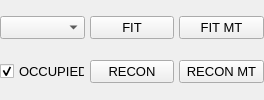
	<widget class="QWidget" name="panelNonConvexHull">
	  <property name="sizePolicy">
	    <sizepolicy hsizetype="Expanding" vsizetype="Fixed">
	      <horstretch>0</horstretch>
	      <verstretch>0</verstretch>
	    </sizepolicy>
	  </property>
	  <property name="visible">
	    <bool>false</bool>
	  </property>

	  <layout class="QGridLayout" name="layoutNonConvexHull">
	    <property name="leftMargin">
	      <number>0</number>
	    </property>
	    <property name="topMargin">
	      <number>0</number>
	    </property>
	    <property name="rightMargin">
	      <number>0</number>
	    </property>
	    <property name="bottomMargin">
	      <number>0</number>
	    </property>
	    <property name="spacing">
	      <number>5</number>
	    </property>

	    <item row="0" column="0">
	      <widget class="QComboBox" name="comboNchSource">
		<property name="sizePolicy">
		  <sizepolicy hsizetype="Expanding" vsizetype="Fixed">
		    <horstretch>1</horstretch>
		    <verstretch>0</verstretch>
		  </sizepolicy>
		</property>
		<property name="font">
		  <font>
		    <pointsize>10</pointsize>
		  </font>
		</property>
	      </widget>
	    </item>

	    <item row="0" column="1">
	      <widget class="QPushButton" name="pushButtonNchFit">
		<property name="sizePolicy">
		  <sizepolicy hsizetype="Expanding" vsizetype="Fixed">
		    <horstretch>1</horstretch>
		    <verstretch>0</verstretch>
		  </sizepolicy>
		</property>	
		<property name="text">
		  <string>FIT</string>
		</property>
		<property name="font">
		  <font>
		    <pointsize>10</pointsize>
		  </font>
		</property>
	      </widget>
	    </item>

	    <item row="0" column="2">
	      <widget class="QPushButton"
		      name="pushButtonNchFitMultiThreaded">
		<property name="sizePolicy">
		  <sizepolicy hsizetype="Expanding" vsizetype="Fixed">
		    <horstretch>1</horstretch>
		    <verstretch>0</verstretch>
		  </sizepolicy>
		</property>	
		<property name="text">
		  <string>FIT MT</string>
		</property>
		<property name="font">
		  <font>
		    <pointsize>10</pointsize>
		  </font>
		</property>
	      </widget>
	    </item>

	    <item row="1" column="0">
	      <widget class="QCheckBox" name="checkBoxNchReconstructOccupiedCells">
		<property name="sizePolicy">
		  <sizepolicy hsizetype="Expanding" vsizetype="Fixed">
		    <horstretch>1</horstretch>
		    <verstretch>0</verstretch>
		  </sizepolicy>
		</property>
		<property name="minimumSize">
		  <size>
		    <width>50</width>
		    <height>22</height>
		  </size>
		</property>
		<property name="maximumSize">
		  <size>
		    <width>10000</width>
		    <height>22</height>
		  </size>
		</property>
		<property name="checked">
		  <bool>true</bool>
		</property>
		<property name="text">
		  <string>OCCUPIED</string>
		</property>
		<property name="font">
		  <font>
		    <pointsize>10</pointsize>
		  </font>
		</property>
	      </widget>
	    </item>
	    
	    <item row="1" column="1">
	      <widget class="QPushButton" name="pushButtonNchReconstruct">
		<property name="sizePolicy">
		  <sizepolicy hsizetype="Expanding" vsizetype="Fixed">
		    <horstretch>1</horstretch>
		    <verstretch>0</verstretch>
		  </sizepolicy>
		</property>	
		<property name="text">
		  <string>RECON</string>
		</property>
		<property name="font">
		  <font>
		    <pointsize>10</pointsize>
		  </font>
		</property>
	      </widget>
	    </item>

	    <item row="1" column="2">
	      <widget class="QPushButton"
		      name="pushButtonNchReconstructMultiThreaded">
		<property name="sizePolicy">
		  <sizepolicy hsizetype="Expanding" vsizetype="Fixed">
		    <horstretch>1</horstretch>
		    <verstretch>0</verstretch>
		  </sizepolicy>
		</property>	
		<property name="text">
		  <string>RECON MT</string>
		</property>
		<property name="font">
		  <font>
		    <pointsize>10</pointsize>
		  </font>
		</property>
	      </widget>
	    </item>

	  </layout>
	</widget>
